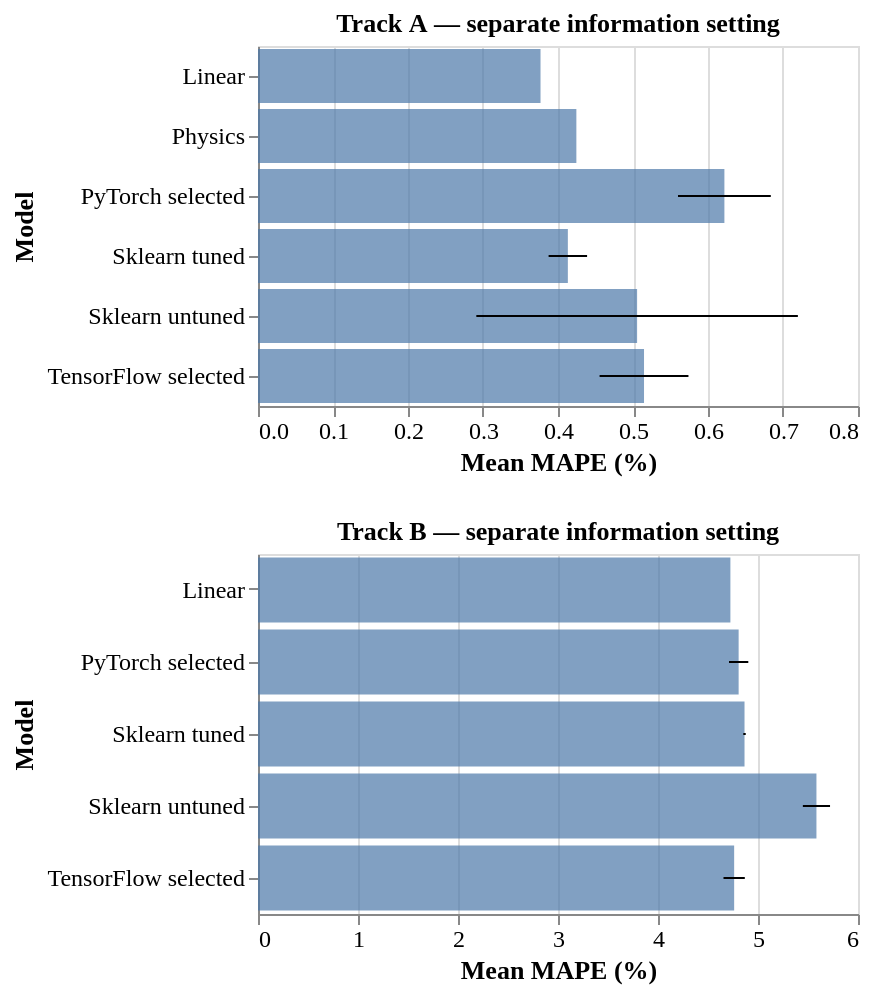

The Vega-Lite source for this figure:
### Vega-Lite specification from a JSON file in a GitHub repository (floating-point values rounded to 4 significant figures)
{"config": {"view": {"continuousWidth": 300, "continuousHeight": 300}, "axis": {"labelFontSize": 12, "titleFontSize": 13}, "font": "Times New Roman", "legend": {"labelFontSize": 12, "titleFontSize": 13}}, "vconcat": [{"layer": [{"mark": {"type": "bar", "opacity": 0.7}, "encoding": {"tooltip": [{"field": "model", "type": "nominal"}, {"field": "MAPE_mean", "format": ".3f", "type": "quantitative"}, {"field": "MAPE_std", "format": ".3f", "type": "quantitative"}], "x": {"field": "MAPE_mean", "scale": {"zero": true}, "title": "Mean MAPE (%)", "type": "quantitative"}, "y": {"field": "model", "sort": "ascending", "title": "Model", "type": "nominal"}}}, {"mark": {"type": "rule"}, "encoding": {"x": {"field": "low", "type": "quantitative"}, "x2": {"field": "high"}, "y": {"field": "model", "sort": "ascending", "title": "Model", "type": "nominal"}}}], "data": {"name": "data-635d20523a5b05d12807781bf6807f70"}, "height": 180, "title": "Track A — separate information setting"}, {"layer": [{"mark": {"type": "bar", "opacity": 0.7}, "encoding": {"tooltip": [{"field": "model", "type": "nominal"}, {"field": "MAPE_mean", "format": ".3f", "type": "quantitative"}, {"field": "MAPE_std", "format": ".3f", "type": "quantitative"}], "x": {"field": "MAPE_mean", "scale": {"zero": true}, "title": "Mean MAPE (%)", "type": "quantitative"}, "y": {"field": "model", "sort": "ascending", "title": "Model", "type": "nominal"}}}, {"mark": {"type": "rule"}, "encoding": {"x": {"field": "low", "type": "quantitative"}, "x2": {"field": "high"}, "y": {"field": "model", "sort": "ascending", "title": "Model", "type": "nominal"}}}], "data": {"name": "data-1acd2bf56e2d82de30baa5657895da8c"}, "height": 180, "title": "Track B — separate information setting"}], "resolve": {"scale": {"x": "independent"}}, "$schema": "https://vega.github.io/schema/vega-lite/v6.4.1.json", "datasets": {"data-635d20523a5b05d12807781bf6807f70": [{"track": "A", "model": "Linear", "source_framework": "Both", "source_run": "C:\\Users\\user\\Documents\\fisayo\\solar-power-prediction-python\\results\\tensorflow_s2; C:\\Users\\user\\Documents\\fisayo\\solar-power-prediction-python\\results\\pytorch_selected", "MAE_mean": 0.9777, "MAE_std": 0.0, "RMSE_mean": 1.235, "RMSE_std": 0.0, "MAPE_mean": 0.3767, "MAPE_std": 0.0, "R2_mean": 0.998, "R2_std": 0.0, "comparison_note": "Protocol and reference data checks match; numerical differences remain possible.", "low": 0.3767, "high": 0.3767}, {"track": "A", "model": "Physics", "source_framework": "Both", "source_run": "C:\\Users\\user\\Documents\\fisayo\\solar-power-prediction-python\\results\\tensorflow_s2; C:\\Users\\user\\Documents\\fisayo\\solar-power-prediction-python\\results\\pytorch_selected", "MAE_mean": 1.115, "MAE_std": 0.0, "RMSE_mean": 1.254, "RMSE_std": 0.0, "MAPE_mean": 0.4245, "MAPE_std": 0.0, "R2_mean": 0.9979, "R2_std": 0.0, "comparison_note": "Protocol and reference data checks match; numerical differences remain possible.", "low": 0.4245, "high": 0.4245}, {"track": "A", "model": "PyTorch selected", "source_framework": "PyTorch", "source_run": "C:\\Users\\user\\Documents\\fisayo\\solar-power-prediction-python\\results\\pytorch_selected", "MAE_mean": 1.624, "MAE_std": 0.1479, "RMSE_mean": 2.405, "RMSE_std": 0.1451, "MAPE_mean": 0.6219, "MAPE_std": 0.06186, "R2_mean": 0.9922, "R2_std": 0.0009458, "comparison_note": "Protocol and reference data checks match; numerical differences remain possible.", "low": 0.56, "high": 0.6837}, {"track": "A", "model": "Sklearn tuned", "source_framework": "Both", "source_run": "C:\\Users\\user\\Documents\\fisayo\\solar-power-prediction-python\\results\\tensorflow_s2; C:\\Users\\user\\Documents\\fisayo\\solar-power-prediction-python\\results\\pytorch_selected", "MAE_mean": 1.069, "MAE_std": 0.06034, "RMSE_mean": 1.393, "RMSE_std": 0.08944, "MAPE_mean": 0.4131, "MAPE_std": 0.02566, "R2_mean": 0.9974, "R2_std": 0.0003284, "comparison_note": "Protocol and reference data checks match; numerical differences remain possible.", "low": 0.3875, "high": 0.4388}, {"track": "A", "model": "Sklearn untuned", "source_framework": "Both", "source_run": "C:\\Users\\user\\Documents\\fisayo\\solar-power-prediction-python\\results\\tensorflow_s2; C:\\Users\\user\\Documents\\fisayo\\solar-power-prediction-python\\results\\pytorch_selected", "MAE_mean": 1.304, "MAE_std": 0.5378, "RMSE_mean": 3.58, "RMSE_std": 3.118, "MAPE_mean": 0.5055, "MAPE_std": 0.2144, "R2_mean": 0.9699, "R2_std": 0.03883, "comparison_note": "Protocol and reference data checks match; numerical differences remain possible.", "low": 0.2911, "high": 0.7198}, {"track": "A", "model": "TensorFlow selected", "source_framework": "TensorFlow", "source_run": "C:\\Users\\user\\Documents\\fisayo\\solar-power-prediction-python\\results\\tensorflow_s2", "MAE_mean": 1.334, "MAE_std": 0.1588, "RMSE_mean": 1.863, "RMSE_std": 0.2968, "MAPE_mean": 0.5147, "MAPE_std": 0.05925, "R2_mean": 0.9952, "R2_std": 0.001544, "comparison_note": "Protocol and reference data checks match; numerical differences remain possible.", "low": 0.4554, "high": 0.5739}], "data-1acd2bf56e2d82de30baa5657895da8c": [{"track": "B", "model": "Linear", "source_framework": "Both", "source_run": "C:\\Users\\user\\Documents\\fisayo\\solar-power-prediction-python\\results\\tensorflow_s2; C:\\Users\\user\\Documents\\fisayo\\solar-power-prediction-python\\results\\pytorch_selected", "MAE_mean": 11.83, "MAE_std": 0.0, "RMSE_mean": 14.93, "RMSE_std": 1.776e-15, "MAPE_mean": 4.724, "MAPE_std": 0.0, "R2_mean": 0.7023, "R2_std": 1.11e-16, "comparison_note": "Protocol and reference data checks match; numerical differences remain possible.", "low": 4.724, "high": 4.724}, {"track": "B", "model": "PyTorch selected", "source_framework": "PyTorch", "source_run": "C:\\Users\\user\\Documents\\fisayo\\solar-power-prediction-python\\results\\pytorch_selected", "MAE_mean": 12.03, "MAE_std": 0.262, "RMSE_mean": 15.03, "RMSE_std": 0.2455, "MAPE_mean": 4.806, "MAPE_std": 0.09663, "R2_mean": 0.6983, "R2_std": 0.009804, "comparison_note": "Protocol and reference data checks match; numerical differences remain possible.", "low": 4.71, "high": 4.903}, {"track": "B", "model": "Sklearn tuned", "source_framework": "Both", "source_run": "C:\\Users\\user\\Documents\\fisayo\\solar-power-prediction-python\\results\\tensorflow_s2; C:\\Users\\user\\Documents\\fisayo\\solar-power-prediction-python\\results\\pytorch_selected", "MAE_mean": 12.18, "MAE_std": 0.03656, "RMSE_mean": 15.63, "RMSE_std": 0.2778, "MAPE_mean": 4.865, "MAPE_std": 0.0123, "R2_mean": 0.6734, "R2_std": 0.01165, "comparison_note": "Protocol and reference data checks match; numerical differences remain possible.", "low": 4.853, "high": 4.877}, {"track": "B", "model": "Sklearn untuned", "source_framework": "Both", "source_run": "C:\\Users\\user\\Documents\\fisayo\\solar-power-prediction-python\\results\\tensorflow_s2; C:\\Users\\user\\Documents\\fisayo\\solar-power-prediction-python\\results\\pytorch_selected", "MAE_mean": 14.04, "MAE_std": 0.2674, "RMSE_mean": 18.89, "RMSE_std": 1.219, "MAPE_mean": 5.584, "MAPE_std": 0.1359, "R2_mean": 0.5213, "R2_std": 0.06253, "comparison_note": "Protocol and reference data checks match; numerical differences remain possible.", "low": 5.449, "high": 5.72}, {"track": "B", "model": "TensorFlow selected", "source_framework": "TensorFlow", "source_run": "C:\\Users\\user\\Documents\\fisayo\\solar-power-prediction-python\\results\\tensorflow_s2", "MAE_mean": 11.95, "MAE_std": 0.3172, "RMSE_mean": 14.99, "RMSE_std": 0.3718, "MAPE_mean": 4.761, "MAPE_std": 0.1066, "R2_mean": 0.6997, "R2_std": 0.01482, "comparison_note": "Protocol and reference data checks match; numerical differences remain possible.", "low": 4.655, "high": 4.868}]}}
